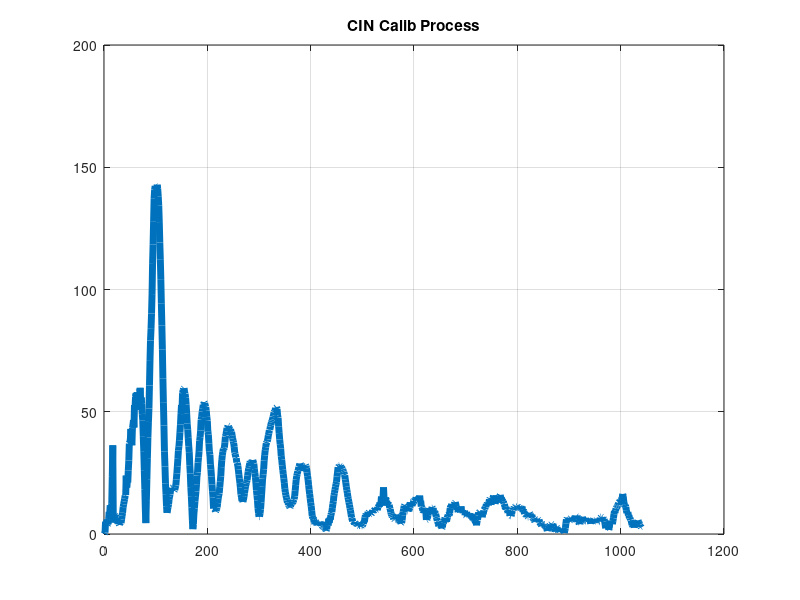
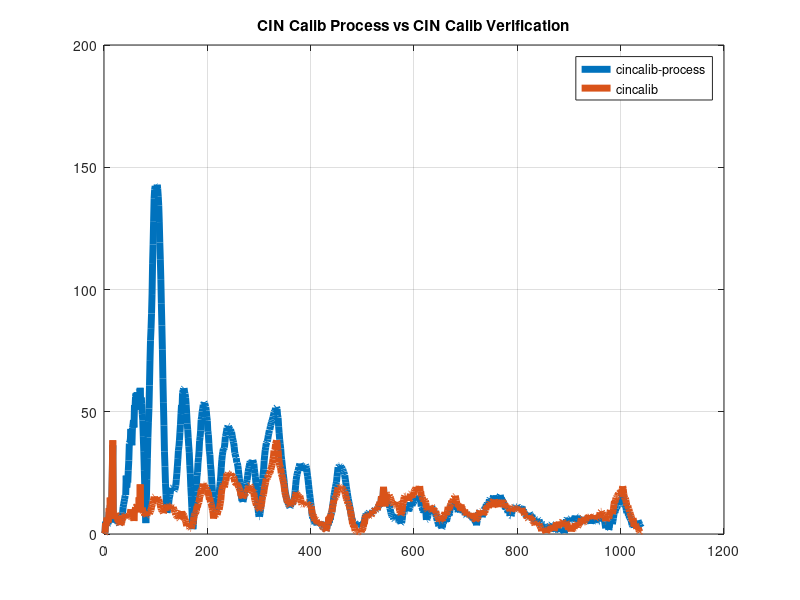
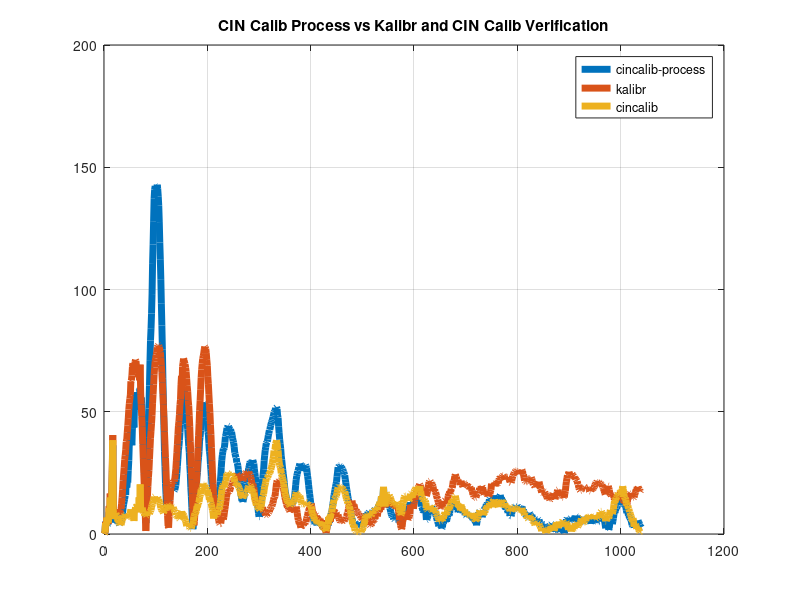
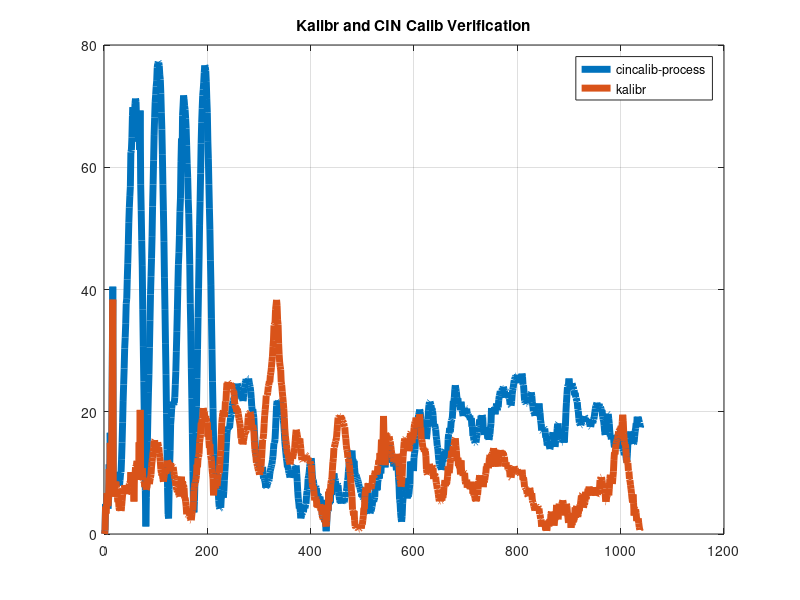

Recreate these plots in MATLAB, in order.
data_cincalib_process = csvread('reprojection_error_cincalib_process.csv'); 
data_cincalib = csvread('reprojection_error_cincalib.csv');
data_kalibr = csvread('reprojection_error_kalibr.csv');

figure(1)
plot(data_cincalib_process, 'linewidth', 5);
grid;
title('CIN Calib Process');

figure(2)
plot(data_cincalib_process, 'linewidth', 5);
hold on;
plot(data_cincalib, 'linewidth', 5);
hold off;
grid;
legend('cincalib-process', 'cincalib');
title('CIN Calib Process vs CIN Calib Verification');

figure(3)
plot(data_cincalib_process, 'linewidth', 5);
hold on;
plot(data_kalibr, 'linewidth', 5);
hold on;
plot(data_cincalib, 'linewidth', 5);
hold off;
grid;
legend('cincalib-process', 'kalibr', 'cincalib');
title('CIN Calib Process vs Kalibr and CIN Calib Verification');

figure(4)
plot(data_kalibr, 'linewidth', 5);
hold on;
plot(data_cincalib, 'linewidth', 5);
hold off;
grid;
legend('cincalib-process', 'kalibr', 'cincalib');
title('Kalibr and CIN Calib Verification');